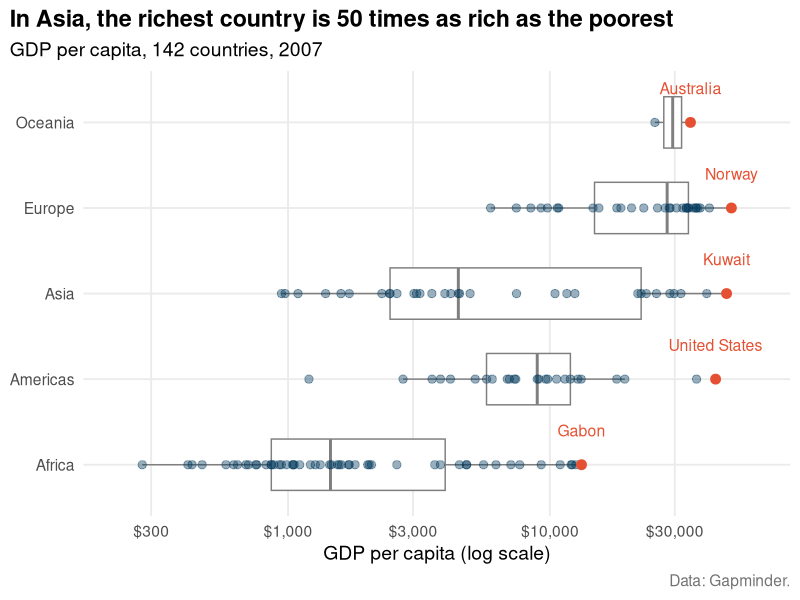
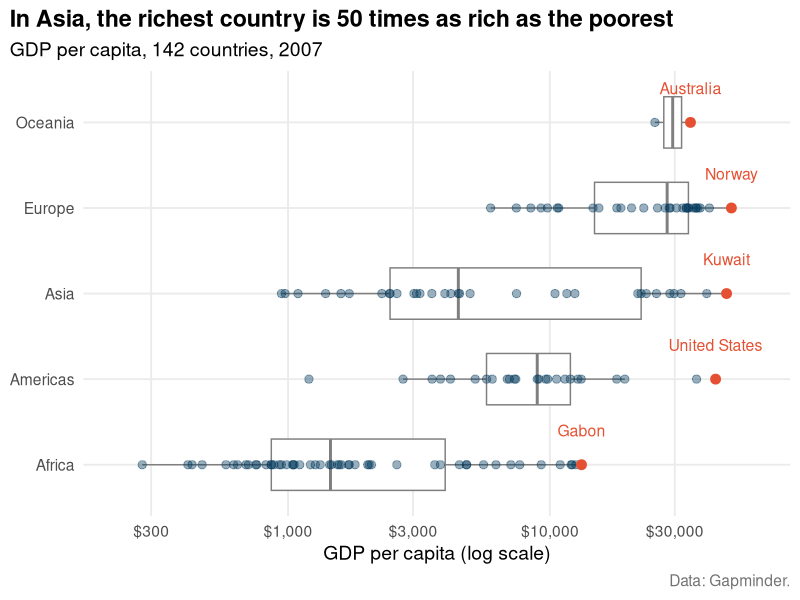

Source code (R) for these figures, in order:
# A template for a good chart: how much does a variable vary within groups?
#
# The chart: one box plot per continent, every country as a point on top,
# and a label for one country per continent. This version shows GDP per
# capita and labels the richest country. To show another variable, change
# the lines marked "<- CHANGE".

library(ggplot2)
library(dplyr)

# the data: one row per country in 2007 (as DataScienceExercises::gdplifexp2007)
gdp_data <- read.csv("data/gdplifexp2007.csv")

base_size <- 14   # font size of the whole chart: larger for slides
edge_space <- expansion(mult = 0.1)  # 10% extra room at both ends of the
                                     # x-axis, so that no label is cut off


# 1. The number for the title -- computed, never typed ----------------------

spread <- gdp_data |>
  group_by(continent) |>
  summarise(ratio = max(gdpPercap) / min(gdpPercap))      # <- CHANGE

asia_ratio <- spread$ratio[spread$continent == "Asia"]    # <- CHANGE


# 2. The countries that get a label: one per continent ----------------------

label_data <- gdp_data |>
  group_by(continent) |>
  slice_max(gdpPercap, n = 1)    # <- CHANGE: slice_max() = highest,
                                 #    slice_min() = lowest


# 3. The chart ---------------------------------------------------------------

my_chart <- ggplot(
  data = gdp_data,
  # the variable on x, the groups on y: long group names stay readable
  mapping = aes(x = gdpPercap, y = continent)              # <- CHANGE
) +
  # the box: median, middle half of the countries, and the range.
  # outlier.shape = NA hides the box's own outlier dots, because the
  # points below show every country anyway
  geom_boxplot(outlier.shape = NA, width = 0.6, colour = "grey50") +
  # every country as one point; alpha = 0.4 makes them see-through, so
  # where many countries overlap, the colour gets darker
  geom_point(alpha = 0.4, size = 2.5, colour = "#00395B") +
  # the labelled countries again, on top and in red ...
  geom_point(data = label_data, size = 3, colour = "#E65032") +
  # ... and their names, placed just above each box
  geom_text(
    data = label_data, mapping = aes(label = country),
    nudge_y = 0.4, size = base_size / 3.5, colour = "#E65032") +

  # x-axis: keep ONE of the two lines, put a # in front of the other.
  # log axis: for skewed variables such as income or population
  scale_x_log10(labels = scales::label_dollar(accuracy = 1), expand = edge_space) +
  # linear axis: for most other variables, e.g. life expectancy
  # scale_x_continuous(expand = edge_space) +

  labs(
    # the title states the finding, with the number computed above
    title = paste0("In Asia, the richest country is ", round(asia_ratio),
                   " times as rich as the poorest"),      # <- CHANGE
    subtitle = "GDP per capita, 142 countries, 2007",     # <- CHANGE
    x = "GDP per capita (log scale)",                     # <- CHANGE: with unit
    y = NULL,                       # the continent names speak for themselves
    caption = "Data: Gapminder."    # always name the source
  ) +
  theme_minimal(base_size = base_size) +
  theme(
    plot.title            = element_text(face = "bold"),
    plot.title.position   = "plot",     # title flush with the left edge
    plot.caption          = element_text(colour = "grey45", hjust = 1),
    plot.caption.position = "plot",
    panel.grid.minor      = element_blank(),  # fewer lines, less clutter
    legend.position       = "top",      # if you add a legend: on top, left
    legend.justification  = "left"
  )

my_chart


# 4. Save it at a fixed size, so it looks the same every time ----------------

ggsave("my_chart.png", plot = my_chart, width = 8, height = 5, dpi = 300)
